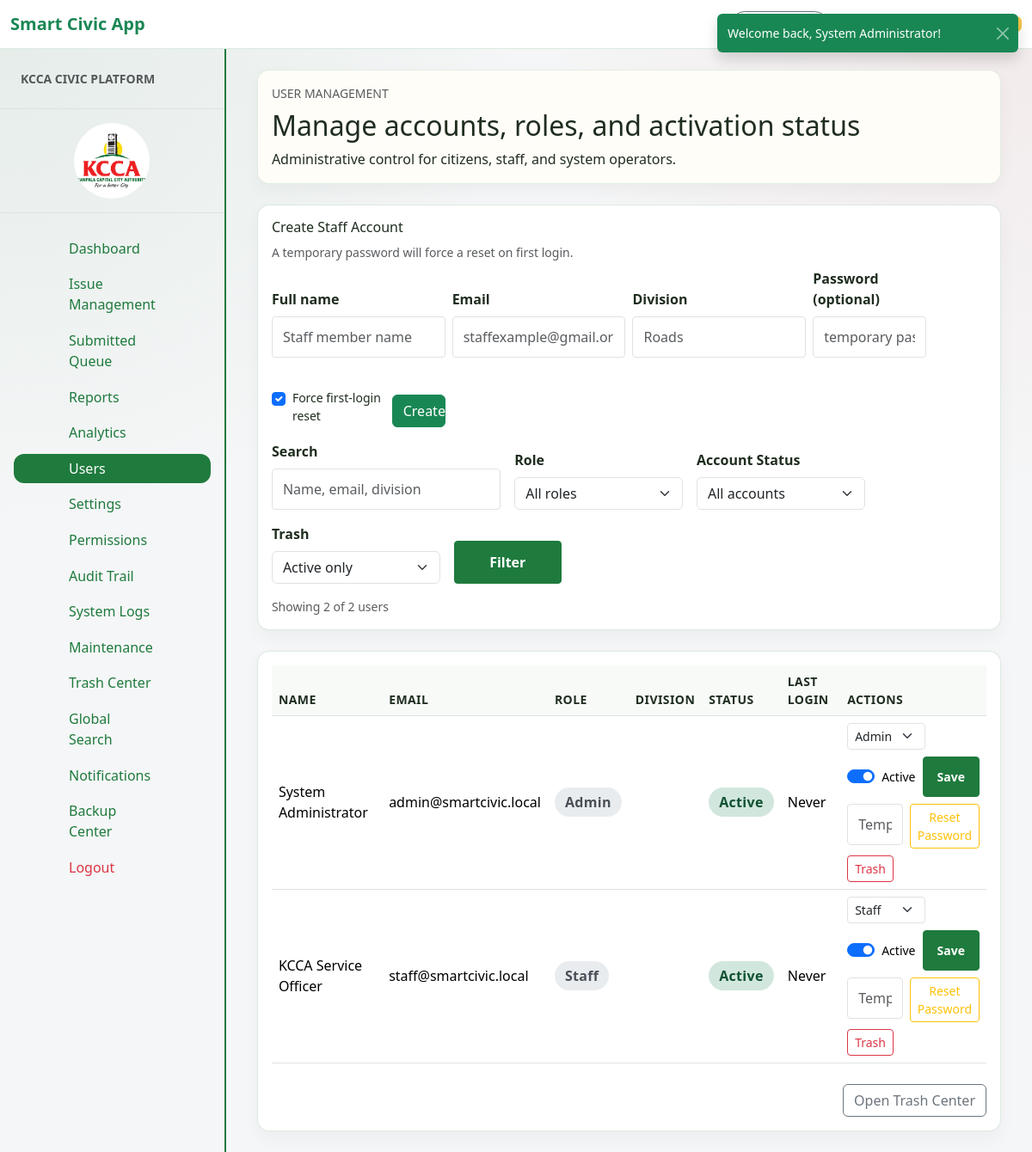
The page /admin/users.php (signed in) on the database its author committed.
### tables this page shows
CREATE TABLE
IF NOT EXISTS users
(
    id BIGINT UNSIGNED AUTO_INCREMENT PRIMARY KEY,
    full_name VARCHAR
(150) NOT NULL,
    email VARCHAR
(150) NOT NULL,
    phone VARCHAR
(20) NULL,
    password VARCHAR
(255) NOT NULL,
    role_id TINYINT UNSIGNED NOT NULL,
    division VARCHAR
(120) NULL,
    is_active TINYINT
(1) NOT NULL DEFAULT 1,
    email_verified_at TIMESTAMP NULL,
    last_login_at TIMESTAMP NULL,
    created_at TIMESTAMP NOT NULL DEFAULT CURRENT_TIMESTAMP,
    updated_at TIMESTAMP NOT NULL DEFAULT CURRENT_TIMESTAMP ON
UPDATE CURRENT_TIMESTAMP,
    must_change_password TINYINT(1) NOT NULL DEFAULT 0,
     deleted_at TIMESTAMP NULL,
     deleted_by BIGINT UNSIGNED NULL,
    UNIQUE KEY uq_users_email (email),
    KEY idx_users_role_id
(role_id),
    KEY idx_users_division
(division),
    CONSTRAINT fk_users_roles
        FOREIGN KEY
(role_id) REFERENCES roles
(id)
        ON
UPDATE CASCADE
        ON
DELETE RESTRICT
);

CREATE TABLE
IF NOT EXISTS roles
(
    id TINYINT UNSIGNED AUTO_INCREMENT PRIMARY KEY,
    name VARCHAR
(50) NOT NULL UNIQUE,
    description VARCHAR
(255) NULL,
    created_at TIMESTAMP NOT NULL DEFAULT CURRENT_TIMESTAMP
);

### includes/functions.php (called while the page is built, shortened)
<?php
function e(?string $value): string
{
    return htmlspecialchars($value ?? '', ENT_QUOTES | ENT_SUBSTITUTE, 'UTF-8');
}
function app_url(string $path = ''): string
{
    return rtrim(BASE_URL, '/') . '/' . ltrim($path, '/');
}

### includes/admin.php (called while the page is built, shortened)
<?php
function admin_fetch_users(array $filters = [], int $page = 1, int $perPage = 15): array
{
    $page = max(1, $page);
    $perPage = max(1, min(100, $perPage));
    $offset = ($page - 1) * $perPage;
    $conditions = [];
    $params = [];
    $deletedFilter = trim((string) ($filters['deleted'] ?? ''));
    if ($deletedFilter === '1') {
        $conditions[] = 'u.deleted_at IS NOT NULL';
    } elseif ($deletedFilter !== 'all') {
        $conditions[] = 'u.deleted_at IS NULL';
    }
    $sql =
        'SELECT u.id, u.full_name, u.email, u.phone, u.division, u.role_id, u.is_active, u.last_login_at, u.created_at,
            r.name AS role_name,
            cp.national_id,
            cp.ward,
            sp.employee_number,
            sp.department,
            sp.job_title,
            sp.office_location
         FROM users u
         INNER JOIN roles r ON r.id = u.role_id
         LEFT JOIN citizen_profiles cp ON cp.user_id = u.id
         LEFT JOIN staff_profiles sp ON sp.user_id = u.id
         WHERE 1=1';
    if ($conditions) {
        $sql .= ' AND ' . implode(' AND ', $conditions);
    }
    $sql .= ' ORDER BY u.is_active DESC, r.name ASC, u.full_name ASC';
    $countSql =
        'SELECT COUNT(*) AS total
         FROM users u
         INNER JOIN roles r ON r.id = u.role_id
         LEFT JOIN citizen_profiles cp ON cp.user_id = u.id
         LEFT JOIN staff_profiles sp ON sp.user_id = u.id
         WHERE 1=1';
    if ($conditions) {
        $countSql .= ' AND ' . implode(' AND ', $conditions);
    }
    $countStmt = db()->prepare($countSql);
    $countStmt->execute($params);
    $total = (int) ($countStmt->fetch()['total'] ?? 0);
    $sql .= ' LIMIT :limit OFFSET :offset';
    $stmt = db()->prepare($sql);
    $stmt->bindValue(':limit', $perPage, PDO::PARAM_INT);
    $stmt->bindValue(':offset', $offset, PDO::PARAM_INT);
    $stmt->execute();
    return [
        'items' => $stmt->fetchAll(),
        'total' => $total,
        'page' => $page,
        'per_page' => $perPage,
        'pages' => max(1, (int) ceil($total / $perPage)),
    ];
}

### config/database.php (called while the page is built, shortened)
<?php
function db(): PDO
{
    static $pdo = null;
    if ($pdo instanceof PDO) {
        return $pdo;
    }
    $dsn = sprintf('mysql:host=%s;dbname=%s;charset=%s', DB_HOST, DB_NAME, DB_CHARSET);
    $pdo = new PDO($dsn, DB_USER, DB_PASS, [
        PDO::ATTR_ERRMODE => PDO::ERRMODE_EXCEPTION,
        PDO::ATTR_DEFAULT_FETCH_MODE => PDO::FETCH_ASSOC,
        PDO::ATTR_EMULATE_PREPARES => false,
    ]);
    return $pdo;
}

### admin/users.php (the view, shortened to what this page needs)
<?php
$roles = db()->query('SELECT id, name FROM roles ORDER BY id ASC')->fetchAll();
$filters = [
    'role' => trim((string) ($_GET['role'] ?? '')),
    'is_active' => isset($_GET['is_active']) ? trim((string) $_GET['is_active']) : '',
    'deleted' => trim((string) ($_GET['deleted'] ?? '')),
    'search' => trim((string) ($_GET['search'] ?? '')),
];
$page = max(1, (int) ($_GET['page'] ?? 1));
$perPage = 10;
$usersPage = admin_fetch_users($filters, $page, $perPage);
$users = $usersPage['items'];
$totalUsers = (int) $usersPage['total'];
require_once __DIR__ . '/../includes/header.php';
require_once __DIR__ . '/../includes/sidebar.php';
?>
<section class="container-fluid">
    <div class="row g-4">
        <div class="col-12">
            <div class="app-card issue-panel compact-card p-4 p-lg-4">
                <p class="text-uppercase small text-muted mb-2">User Management</p>
                <h1 class="h2 mb-2">Manage accounts, roles, and activation status</h1>
                <p class="mb-0">Administrative control for citizens, staff, and system operators.</p>
            </div>
        </div>
        <div class="col-12">
            <div class="app-card bg-white compact-card">
                <div class="mb-3">
                    <h3 class="h6">Create Staff Account</h3>
                    <p class="text-muted small mb-2">A temporary password will force a reset on first login.</p>
                    <form method="post" class="row g-2 align-items-end">
                        <div class="col-md-3">
                            <label class="form-label">Full name</label>
                            <input type="text" name="full_name" class="form-control" placeholder="Staff member name" required>
                        </div>
                        <div class="col-md-3">
                            <label class="form-label">Email</label>
                            <input type="email" name="email" class="form-control" placeholder="staffexample@gmail.org" required>
                        </div>
                        <div class="col-md-3">
                            <label class="form-label">Division</label>
                            <input type="text" name="division" class="form-control" placeholder="Roads">
                        </div>
                        <div class="col-md-2">
                            <label class="form-label">Password (optional)</label>
                            <input type="password" name="password" class="form-control" placeholder="temporary password">
                        </div>
                        <div class="col-md-2">
                            <div class="form-check mt-4 pt-1">
                                <input class="form-check-input" type="checkbox" name="force_password_reset" id="force_password_reset" checked>
                                <label class="form-check-label small" for="force_password_reset">Force first-login reset</label>
                            </div>
                        </div>
                        <div class="col-md-1">
                            <button type="submit" class="btn btn-success w-100">Create</button>
                        </div>
                    </form>
                </div>
                <form method="get" class="row g-3 align-items-end">
                    <div class="col-md-4">
                        <label class="form-label">Search</label>
                        <input type="text" name="search" value="<?= e($filters['search']) ?>" class="form-control" placeholder="Name, email, division">
                    </div>
                    <div class="col-md-3">
                        <label class="form-label">Role</label>
                        <select name="role" class="form-select">
                            <option value="">All roles</option>
                        </select>
                    </div>
                    <div class="col-md-3">
                        <label class="form-label">Account Status</label>
                        <select name="is_active" class="form-select">
                            <option value="">All accounts</option>
                        </select>
                    </div>
                    <div class="col-md-3">
                        <label class="form-label">Trash</label>
                        <select name="deleted" class="form-select">
                            <option value="">Active only</option>
                        </select>
                    </div>
                    <div class="col-md-2">
                        <button type="submit" class="btn btn-primary w-100">Filter</button>
                    </div>
                </form>
                <div class="small text-muted mt-3">Showing <?= e((string) count($users)) ?> of <?= e((string) $totalUsers) ?> users</div>
            </div>
        </div>
        <div class="col-12">
            <div class="app-card bg-white compact-card">
                <div class="table-responsive">
                    <table class="table table-hover align-middle  mb-0">
                        <thead>
                            <tr>
                                <th>Name</th>
                                <th>Email</th>
                                <th>Role</th>
                                <th>Division</th>
                                <th>Status</th>
                                <th>Last Login</th>
                                <th>Actions</th>
                            </tr>
                        </thead>
                        <tbody>
                            <?php foreach ($users as $user) : ?>
                                <tr>
                                    <td><?= e($user['full_name']) ?></td>
                                    <td><?= e($user['email']) ?></td>
                                    <td><span class="issue-badge secondary"><?= e(ucfirst($user['role_name'])) ?></span></td>
                                    <td><?= e((string) ($user['division'] ?? '')) ?></td>
                                    <td><span class="issue-badge <?= ((int) $user['is_active'] === 1) ? 'success' : 'dark' ?>"><?= ((int) $user['is_active'] === 1) ? 'Active' : 'Inactive' ?></span></td>
                                    <td><?= e((string) ($user['last_login_at'] ?? 'Never')) ?></td>
                                    <td>
                                        <form method="post" class="d-flex flex-wrap gap-2 align-items-center">
                                            <select name="role_id" class="form-select form-select-sm w-auto">
                                                <?php foreach ($roles as $role) : ?>
                                                    <option value="<?= e((string) $role['id']) ?>" <?= (int) $user['role_id'] === (int) $role['id'] ? 'selected' : '' ?>><?= e(ucfirst($role['name'])) ?></option>
                                                <?php endforeach; ?>
                                            </select>
                                            <div class="form-check form-switch mb-0">
                                                <input class="form-check-input" type="checkbox" name="is_active" id="active-<?= e((string) $user['id']) ?>" <?= ((int) $user['is_active'] === 1) ? 'checked' : '' ?>>
                                                <label class="form-check-label small" for="active-<?= e((string) $user['id']) ?>">Active</label>
                                            </div>
                                            <button class="btn btn-sm btn-primary" type="submit">Save</button>
                                        </form>
                                        <form method="post" class="d-flex gap-2 mt-2">
                                            <input type="text" name="new_password" class="form-control form-control-sm" placeholder="Temporary password">
                                            <button class="btn btn-sm btn-outline-warning" type="submit">Reset Password</button>
                                        </form>
                                        <form method="post" class="d-flex gap-2 mt-2" onsubmit="return confirm('Move this user to trash?');">
                                            <button class="btn btn-sm btn-outline-danger" type="submit">Trash</button>
                                        </form>
                                    </td>
                                </tr>
                            <?php endforeach; ?>
                        </tbody>
                    </table>
                </div>
                <div class="mt-4 d-flex justify-content-end">
                    <a class="btn btn-outline-secondary" href="<?= e(app_url('admin/trash.php')) ?>">Open Trash Center</a>
                </div>
            </div>
        </div>
    </div>
</section>
<?php require_once __DIR__ . '/../includes/footer.php'; ?>

### rows shown on the page
users: full_name "System Administrator", email "admin@smartcivic.local", role.name "Admin", shows "Active", last_login_at "Never", role_id "Admin", is_active "☑"
users: full_name "KCCA Service Officer", email "staff@smartcivic.local", role.name "Staff", shows "Active", last_login_at "Never", role_id "Staff", is_active "☑"

### other values the page prints
$msg "Welcome back, System Administrator!"
APP_NAME "Smart Civic App"
count($users) "2"
$totalUsers "2"
